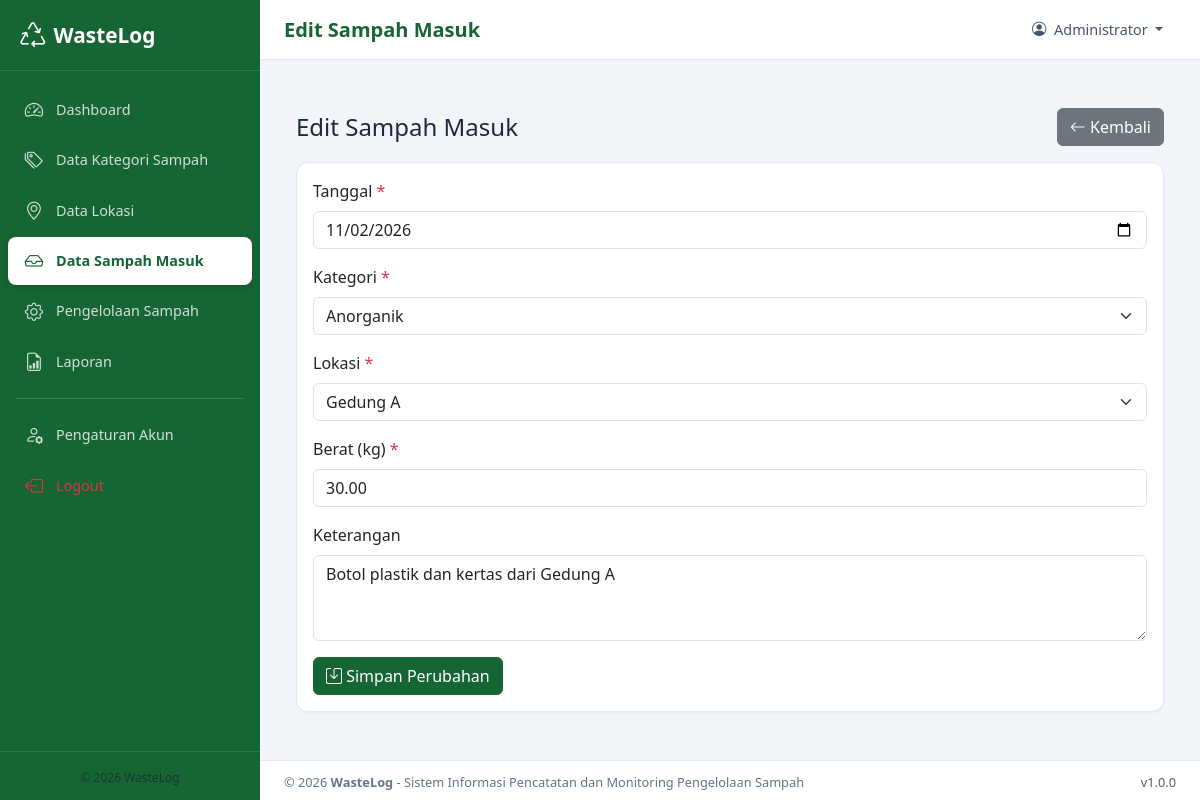
The page /sampah/edit.php?id=2 (signed in) on the database its author committed.
### tables this page shows
CREATE TABLE `sampah_masuk` (
    `id`           INT NOT NULL AUTO_INCREMENT,
    `kategori_id`  INT NOT NULL,
    `lokasi_id`    INT NOT NULL,
    `tanggal`      DATE NOT NULL,
    `berat`        DECIMAL(10,2) NOT NULL,
    `keterangan`   TEXT,
    `created_at`   TIMESTAMP DEFAULT CURRENT_TIMESTAMP,
    PRIMARY KEY (`id`),
    KEY `idx_kategori` (`kategori_id`),
    KEY `idx_lokasi` (`lokasi_id`),
    KEY `idx_tanggal` (`tanggal`),
    CONSTRAINT `fk_sampah_kategori`
        FOREIGN KEY (`kategori_id`) REFERENCES `kategori_sampah`(`id`)
        ON UPDATE CASCADE ON DELETE RESTRICT,
    CONSTRAINT `fk_sampah_lokasi`
        FOREIGN KEY (`lokasi_id`) REFERENCES `lokasi`(`id`)
        ON UPDATE CASCADE ON DELETE RESTRICT
);

CREATE TABLE `kategori_sampah` (
    `id`             INT NOT NULL AUTO_INCREMENT,
    `nama_kategori`  VARCHAR(100) NOT NULL,
    `deskripsi`      TEXT,
    `created_at`     TIMESTAMP DEFAULT CURRENT_TIMESTAMP,
    PRIMARY KEY (`id`)
);

CREATE TABLE `lokasi` (
    `id`          INT NOT NULL AUTO_INCREMENT,
    `nama_lokasi` VARCHAR(100) NOT NULL,
    `alamat`      TEXT,
    `created_at`  TIMESTAMP DEFAULT CURRENT_TIMESTAMP,
    PRIMARY KEY (`id`)
);

### config/koneksi.php (called while the page is built, shortened)
<?php
function e(?string $str): string {
    return htmlspecialchars($str ?? '', ENT_QUOTES, 'UTF-8');
}

### sampah/edit.php (the view, shortened to what this page needs)
<?php
require_once __DIR__ . '/../config/koneksi.php';
$id = $_GET['id'] ?? null;
$stmt = $pdo->prepare("SELECT * FROM sampah_masuk WHERE id = ?");
$stmt->execute([$id]);
$data = $stmt->fetch();
$kategoriList = $pdo->query("SELECT id, nama_kategori FROM kategori_sampah ORDER BY nama_kategori")->fetchAll();
$lokasiList = $pdo->query("SELECT id, nama_lokasi FROM lokasi ORDER BY nama_lokasi")->fetchAll();
$old = [
    'tanggal' => $data['tanggal'],
    'kategori_id' => $data['kategori_id'],
    'lokasi_id' => $data['lokasi_id'],
    'berat' => $data['berat'],
    'keterangan' => $data['keterangan'],
];
require_once __DIR__ . '/../includes/header.php';
require_once __DIR__ . '/../includes/sidebar.php';
require_once __DIR__ . '/../includes/navbar.php';
?>
<div class="container-fluid py-4">
    <div class="d-flex justify-content-between align-items-center mb-3">
        <h4 class="mb-0">Edit Sampah Masuk</h4>
        <a href="<?= BASE_URL ?>/sampah/index.php" class="btn btn-secondary">
            <i class="bi bi-arrow-left"></i> Kembali
        </a>
    </div>
    <div class="card">
        <div class="card-body">
            <form method="POST" action="">
                <div class="mb-3">
                    <label for="tanggal" class="form-label">Tanggal <span class="text-danger">*</span></label>
                    <input type="date" name="tanggal" id="tanggal" class="form-control" value="<?= e($old['tanggal']) ?>" required>
                </div>
                <div class="mb-3">
                    <label for="kategori_id" class="form-label">Kategori <span class="text-danger">*</span></label>
                    <select name="kategori_id" id="kategori_id" class="form-select" required>
                        <?php foreach ($kategoriList as $kat): ?>
                            <option value="<?= $kat['id'] ?>" <?= $old['kategori_id'] == $kat['id'] ? 'selected' : '' ?>>
                                <?= e($kat['nama_kategori']) ?>
                            </option>
                        <?php endforeach; ?>
                    </select>
                </div>
                <div class="mb-3">
                    <label for="lokasi_id" class="form-label">Lokasi <span class="text-danger">*</span></label>
                    <select name="lokasi_id" id="lokasi_id" class="form-select" required>
                        <?php foreach ($lokasiList as $lok): ?>
                            <option value="<?= $lok['id'] ?>" <?= $old['lokasi_id'] == $lok['id'] ? 'selected' : '' ?>>
                                <?= e($lok['nama_lokasi']) ?>
                            </option>
                        <?php endforeach; ?>
                    </select>
                </div>
                <div class="mb-3">
                    <label for="berat" class="form-label">Berat (kg) <span class="text-danger">*</span></label>
                    <input type="number" name="berat" id="berat" class="form-control" step="0.01" min="0.01" value="<?= e($old['berat']) ?>" required>
                </div>
                <div class="mb-3">
                    <label for="keterangan" class="form-label">Keterangan</label>
                    <textarea name="keterangan" id="keterangan" class="form-control" rows="3"><?= e($old['keterangan']) ?></textarea>
                </div>
                <button type="submit" class="btn btn-primary">
                    <i class="bi bi-save"></i> Simpan Perubahan
                </button>
            </form>
        </div>
    </div>
</div>
<?php require_once __DIR__ . '/../includes/footer.php'; ?>

### assets/css/style.css (style rules this page uses)
:root { --primary: #166534; --primary-light: #22C55E; --primary-dark: #14532d; --primary-bg: #f0fdf4; --sidebar-width: 260px; --navbar-height: 60px; --transition: 0.3s ease; }
* { box-sizing: border-box; }
body { font-family: 'Segoe UI', system-ui, -apple-system, sans-serif; background: #f1f5f9; color: #1e293b; margin: 0; min-height: 100vh; }
a { text-decoration: none; }
.card { border: 1px solid #e2e8f0; border-radius: 0.75rem; box-shadow: 0 1px 3px rgba(0,0,0,0.04); }
.btn-primary { background: var(--primary); border-color: var(--primary); }

### rows shown on the page
sampah_masuk: tanggal "11/02/2026", kategori_id "Anorganik", lokasi_id "Gedung A", berat "30.00", keterangan "Botol plastik dan kertas dari Gedung A"

### other values the page prints
APP_NAME "WasteLog"
$page_title "Edit Sampah Masuk"
$_SESSION['user_nama'] "Administrator"
